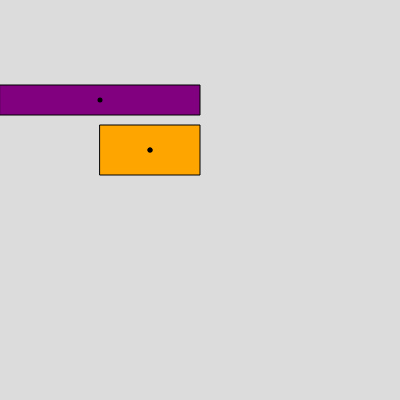
Frame 1 (no input)
Frame 60 (no input): identical to frame 1, image omitted
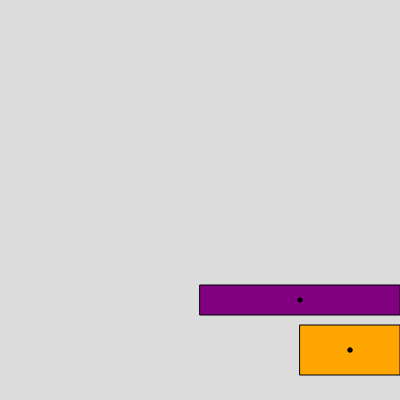
Frame 120 (the mouse pressed at the canvas centre since frame 60)

The p5.js sketch that drew these frames (run headless with seeded random() and noise() and a simulated clock; from frame 60 on, the mouse is pressed at the canvas centre):

// p5.js sketch
// ── sketch.js
function setup() {
  createCanvas(400, 400);
  rectMode(CENTER);
}

function draw() {
  background(220);
  strokeWeight(1);
  fill("orange");
  translate(mouseX, mouseY);
  translate(100,100);
  rect(50, 50, 100, 50);
  // --> 50+100, 50+100
  fill("purple");
  rect(0,0,200,30);
  strokeWeight(5);
  point(0,0);
  point(50,50)
  strokeWeight(5);
  point(50,50);
}
